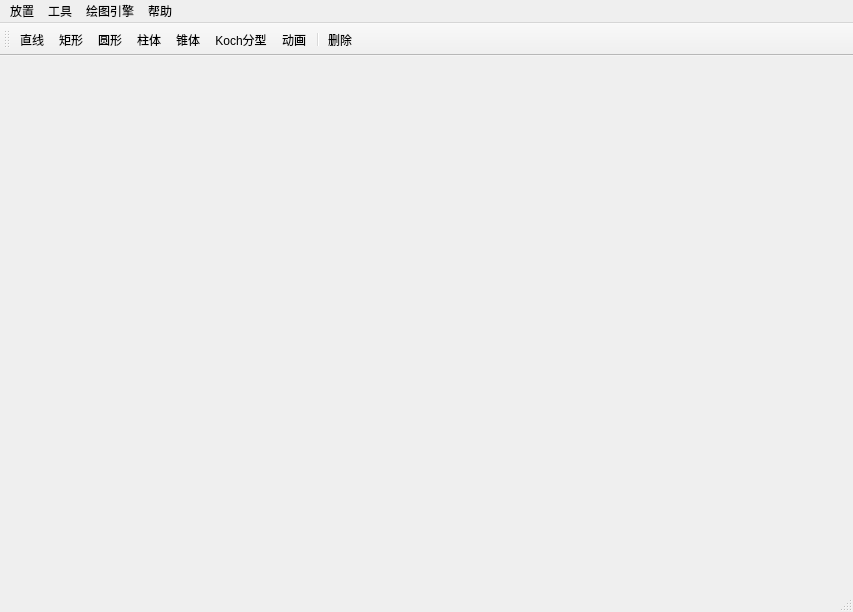
<?xml version="1.0" encoding="UTF-8"?>
<ui version="4.0">
 <class>MainWindow</class>
 <widget class="QMainWindow" name="MainWindow">
  <property name="geometry">
   <rect>
    <x>0</x>
    <y>0</y>
    <width>853</width>
    <height>612</height>
   </rect>
  </property>
  <property name="windowTitle">
   <string>ManualCAD</string>
  </property>
  <property name="windowIcon">
   <iconset resource="resource.qrc">
    <normaloff>:/icons/Resource/M.png</normaloff>:/icons/Resource/M.png</iconset>
  </property>
  <widget class="QWidget" name="centralWidget"/>
  <widget class="QMenuBar" name="menuBar">
   <property name="geometry">
    <rect>
     <x>0</x>
     <y>0</y>
     <width>853</width>
     <height>26</height>
    </rect>
   </property>
   <widget class="QMenu" name="menu1">
    <property name="title">
     <string>绘图引擎</string>
    </property>
    <addaction name="actionUseStupid"/>
    <addaction name="actionUseQtGui"/>
    <addaction name="actionUseOpenGL"/>
   </widget>
   <widget class="QMenu" name="menu">
    <property name="title">
     <string>放置</string>
    </property>
    <addaction name="actionPlaceLine"/>
    <addaction name="actionPlaceRect"/>
    <addaction name="actionPlaceCircle"/>
    <addaction name="actionCone"/>
    <addaction name="actionPodetium"/>
    <addaction name="actionKoch"/>
    <addaction name="actionAnimation"/>
   </widget>
   <widget class="QMenu" name="menu_2">
    <property name="title">
     <string>帮助</string>
    </property>
    <addaction name="actionAbout"/>
    <addaction name="actionAboutQt"/>
   </widget>
   <widget class="QMenu" name="menu_3">
    <property name="title">
     <string>工具</string>
    </property>
    <addaction name="actionDelete"/>
   </widget>
   <addaction name="menu"/>
   <addaction name="menu_3"/>
   <addaction name="menu1"/>
   <addaction name="menu_2"/>
  </widget>
  <widget class="QToolBar" name="mainToolBar">
   <attribute name="toolBarArea">
    <enum>TopToolBarArea</enum>
   </attribute>
   <attribute name="toolBarBreak">
    <bool>false</bool>
   </attribute>
   <addaction name="actionPlaceLine"/>
   <addaction name="actionPlaceRect"/>
   <addaction name="actionPlaceCircle"/>
   <addaction name="actionPodetium"/>
   <addaction name="actionCone"/>
   <addaction name="actionKoch"/>
   <addaction name="actionAnimation"/>
   <addaction name="separator"/>
   <addaction name="actionDelete"/>
  </widget>
  <widget class="QStatusBar" name="statusBar"/>
  <action name="actionUseStupid">
   <property name="checkable">
    <bool>true</bool>
   </property>
   <property name="checked">
    <bool>true</bool>
   </property>
   <property name="text">
    <string>Stupid模式</string>
   </property>
  </action>
  <action name="actionUseQtGui">
   <property name="checkable">
    <bool>true</bool>
   </property>
   <property name="text">
    <string>Qt内嵌模式</string>
   </property>
  </action>
  <action name="actionUseOpenGL">
   <property name="checkable">
    <bool>true</bool>
   </property>
   <property name="text">
    <string>OpenGL模式</string>
   </property>
  </action>
  <action name="actionAbout">
   <property name="text">
    <string>关于</string>
   </property>
  </action>
  <action name="actionAboutQt">
   <property name="text">
    <string>关于Qt</string>
   </property>
  </action>
  <action name="actionPlaceLine">
   <property name="checkable">
    <bool>true</bool>
   </property>
   <property name="icon">
    <iconset resource="resource.qrc">
     <normaloff>:/icons/Resource/line.png</normaloff>:/icons/Resource/line.png</iconset>
   </property>
   <property name="text">
    <string>直线</string>
   </property>
  </action>
  <action name="actionPlaceRect">
   <property name="checkable">
    <bool>true</bool>
   </property>
   <property name="icon">
    <iconset resource="resource.qrc">
     <normaloff>:/icons/Resource/rectangle.png</normaloff>:/icons/Resource/rectangle.png</iconset>
   </property>
   <property name="text">
    <string>矩形</string>
   </property>
  </action>
  <action name="actionPlaceCircle">
   <property name="checkable">
    <bool>true</bool>
   </property>
   <property name="icon">
    <iconset resource="resource.qrc">
     <normaloff>:/icons/Resource/circle.png</normaloff>:/icons/Resource/circle.png</iconset>
   </property>
   <property name="text">
    <string>圆形</string>
   </property>
  </action>
  <action name="actionDelete">
   <property name="icon">
    <iconset resource="resource.qrc">
     <normaloff>:/icons/Resource/delete.png</normaloff>:/icons/Resource/delete.png</iconset>
   </property>
   <property name="text">
    <string>删除</string>
   </property>
  </action>
  <action name="actionKoch">
   <property name="icon">
    <iconset resource="resource.qrc">
     <normaloff>:/icons/Resource/snow.png</normaloff>:/icons/Resource/snow.png</iconset>
   </property>
   <property name="text">
    <string>Koch分型</string>
   </property>
   <property name="shortcutContext">
    <enum>Qt::WindowShortcut</enum>
   </property>
  </action>
  <action name="actionCone">
   <property name="icon">
    <iconset resource="resource.qrc">
     <normaloff>:/icons/Resource/cone.png</normaloff>:/icons/Resource/cone.png</iconset>
   </property>
   <property name="text">
    <string>锥体</string>
   </property>
  </action>
  <action name="actionPodetium">
   <property name="icon">
    <iconset resource="resource.qrc">
     <normaloff>:/icons/Resource/podetium.png</normaloff>:/icons/Resource/podetium.png</iconset>
   </property>
   <property name="text">
    <string>柱体</string>
   </property>
  </action>
  <action name="actionAnimation">
   <property name="checkable">
    <bool>true</bool>
   </property>
   <property name="icon">
    <iconset resource="resource.qrc">
     <normaloff>:/icons/Resource/animation.png</normaloff>:/icons/Resource/animation.png</iconset>
   </property>
   <property name="text">
    <string>动画</string>
   </property>
  </action>
 </widget>
 <layoutdefault spacing="6" margin="11"/>
 <resources>
  <include location="resource.qrc"/>
 </resources>
 <connections/>
</ui>
